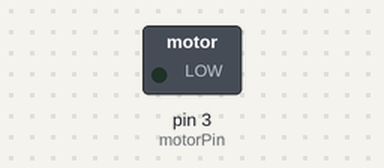
This sketch was run on a simulated Arduino Uno, built with avr-gcc and run on an emulated ATmega328P. Shown: switched loads named in the sketch (green lamp = pin HIGH). What the sketch prints to the serial monitor is not drawn.

Above: at 0.05 s.
At 3.0 s:
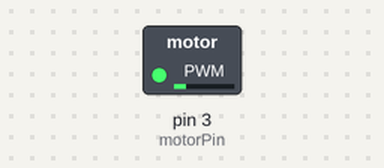
At 6.0 s:
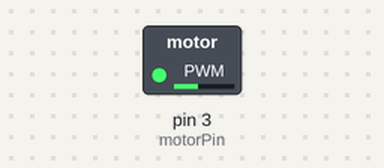
At 12.0 s:
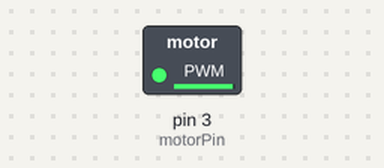
Timing chart, 0 to 15.6 s (numbered marks = the images above):
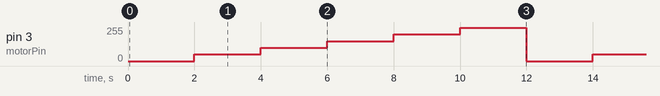

Measured:
- by itself, pin 3 (motorPin): repeats every 12.0 s: 100/255 2.0 s, 150/255 2.0 s, 200/255 2.0 s, 250/255 2.0 s, 0/255 2.0 s, 50/255 2.0 s

The sketch:

MotorTest.ino
```cpp
/*
Adafruit Arduino - Lesson 13. DC Motor
 */
int motorPin = 3;
void setup()
{
  pinMode(motorPin, OUTPUT);
  Serial.begin(9600);
  while (! Serial);
  Serial.println("Speed 0 to 255");
}
void loop()
{
  analogWrite(motorPin, 0);
  delay(2000);
  analogWrite(motorPin, 50);
  delay(2000);
  analogWrite(motorPin, 100);
  delay(2000);
  analogWrite(motorPin, 150);
  delay(2000);
  analogWrite(motorPin, 200);
  delay(2000);
  analogWrite(motorPin, 250);
  delay(2000);

  /*if (Serial.available())
  {
    int speed = Serial.parseInt();
    if (speed >= 0 && speed <= 255)
    {
      analogWrite(motorPin, speed);
    }
  }*/
}
```
